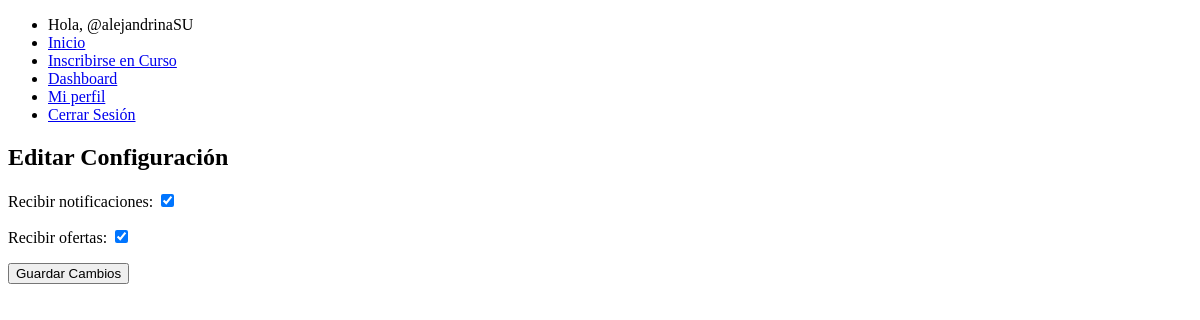
The page /profile/settings (signed in) on the database as committed earlier.
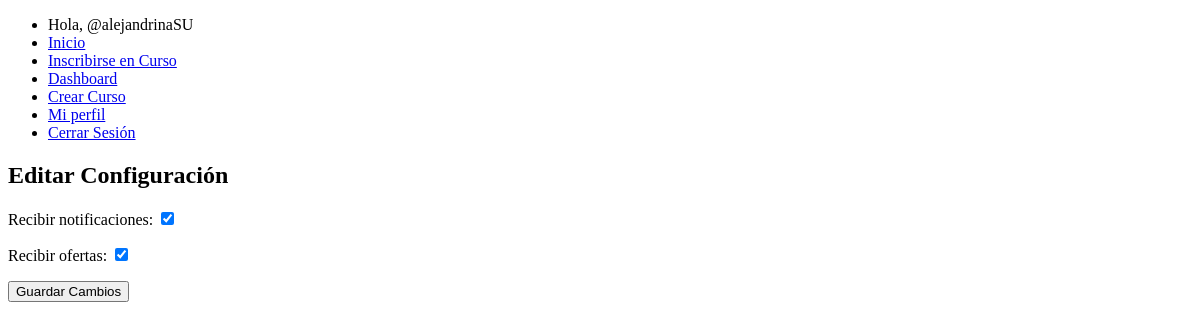
The same page on the database as committed later.
### webapp/views.py (the view)
# urls.py: path('profile/settings', views.confs_perfil, name='confs_perfil'),
@login_required
def confs_perfil(request):
    configuracion = get_object_or_404(ConfiguracionUsuario, usuario=request.user)
    if request.method == 'POST':
        form = ConfsPerfilForm(request.POST, instance=configuracion)
        if form.is_valid():
            form.save()
            messages.success(request, 'Guardado!')
            return redirect('ver_perfil')
    else:
        form = ConfsPerfilForm(instance=configuracion)
    return render(request, 'confs_perfil.html', {'form': form})

### webapp/forms.py
class ConfsPerfilForm(forms.ModelForm):
    class Meta:
        model = ConfiguracionUsuario
        fields = ['recibir_notificaciones', 'recibir_ofertas']
        widgets = {
            'recibir_notificaciones': forms.CheckboxInput(attrs={'class': 'form-check-input'}),
            'recibir_ofertas': forms.CheckboxInput(attrs={'class': 'form-check-input'}),
        }

### webapp/templates/confs_perfil.html (shortened to what this page needs)
{% extends 'base.html' %}
{% block content %}
<h2>Editar Configuración</h2>
<form method="post" enctype="multipart/form-data">
    {{ form.as_p }}
    <button type="submit">Guardar Cambios</button>
</form>
{% endblock %}

### webapp/templates/base.html (shortened to what this page needs)
<!DOCTYPE html>
<html lang="es">
<head>
</head>
<body>
    {% if user.is_authenticated %}
    <ul>
        <li>Hola, @{{ user.username }}</li>
        <li><a href="/">Inicio</a></li>
        <li><a href="/course/join">Inscribirse en Curso</a></li>
        <li><a href="/dashboard">Dashboard</a></li>
        {% if user.rol == "Profesor" %}
            <li><a href="/new/course">Crear Curso</a></li>
        {% endif %}
        <li><a href="/profile">Mi perfil</a></li>
        <li><a href="/logout">Cerrar Sesión</a></li>
    </ul>
{% else %}
    <ul>
        <li><a href="/">Inicio</a></li>
        <li><a href="/login">Iniciar Sesión</a></li>
        <li><a href="/signup">Registrarse</a></li>
    </ul>
{% endif %}
    {% block content %}
    {% endblock %}
</body>
</html>

Rows that differ between the two databases and show on the page:
changed UsuarioPersonalizado "alejandrinaSU": rol "Estudiante" → "Profesor" (drawn)
Other text that changed with them:
text now shown: "Crear Curso"
